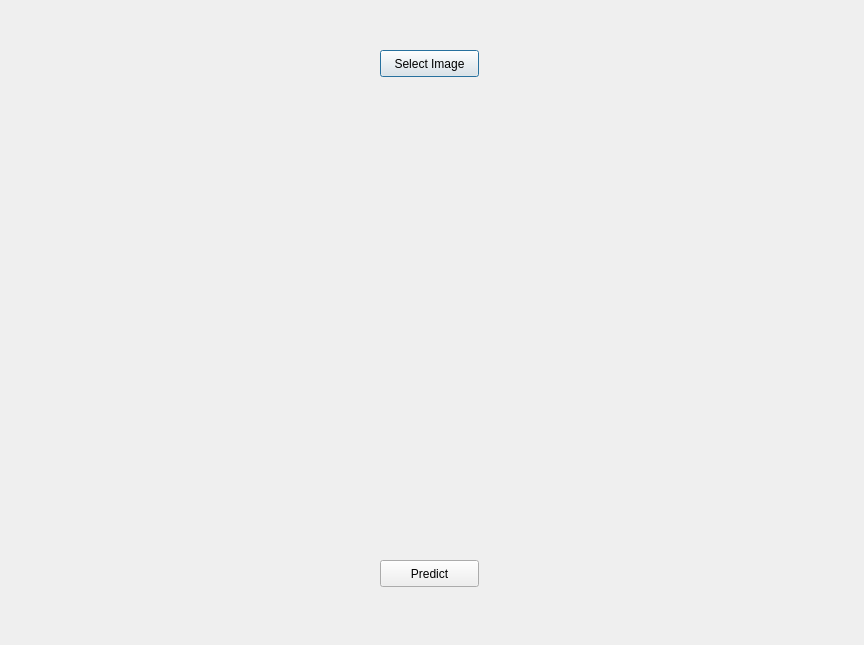
<?xml version="1.0" encoding="UTF-8"?>
<ui version="4.0">
 <class>Dialog</class>
 <widget class="QDialog" name="Dialog">
  <property name="geometry">
   <rect>
    <x>0</x>
    <y>0</y>
    <width>864</width>
    <height>645</height>
   </rect>
  </property>
  <property name="windowTitle">
   <string>Dialog</string>
  </property>
  <widget class="QPushButton" name="selectImage_btn">
   <property name="geometry">
    <rect>
     <x>380</x>
     <y>50</y>
     <width>99</width>
     <height>27</height>
    </rect>
   </property>
   <property name="text">
    <string>Select Image</string>
   </property>
  </widget>
  <widget class="QLabel" name="result">
   <property name="geometry">
    <rect>
     <x>400</x>
     <y>610</y>
     <width>68</width>
     <height>17</height>
    </rect>
   </property>
   <property name="text">
    <string/>
   </property>
  </widget>
  <widget class="KImageFilePreview" name="image">
   <property name="geometry">
    <rect>
     <x>250</x>
     <y>120</y>
     <width>381</width>
     <height>331</height>
    </rect>
   </property>
  </widget>
  <widget class="QPushButton" name="predict_btn">
   <property name="geometry">
    <rect>
     <x>380</x>
     <y>560</y>
     <width>99</width>
     <height>27</height>
    </rect>
   </property>
   <property name="text">
    <string>Predict</string>
   </property>
  </widget>
 </widget>
 <customwidgets>
  <customwidget>
   <class>KImageFilePreview</class>
   <extends>QWidget</extends>
   <header>kimagefilepreview.h</header>
  </customwidget>
 </customwidgets>
 <resources/>
 <connections/>
</ui>
